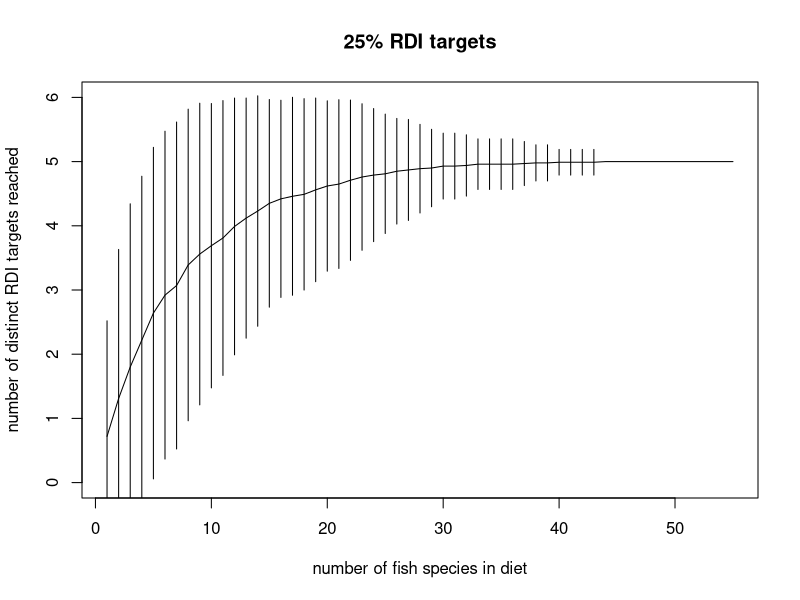
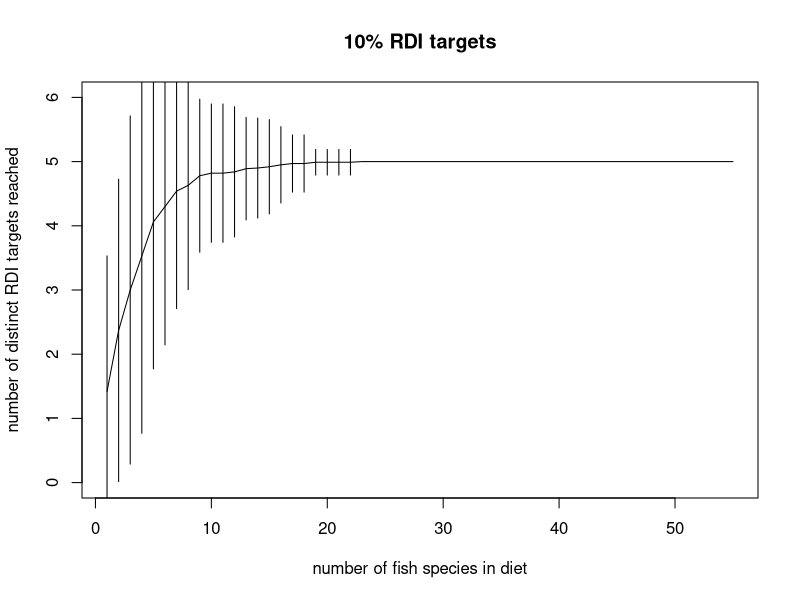
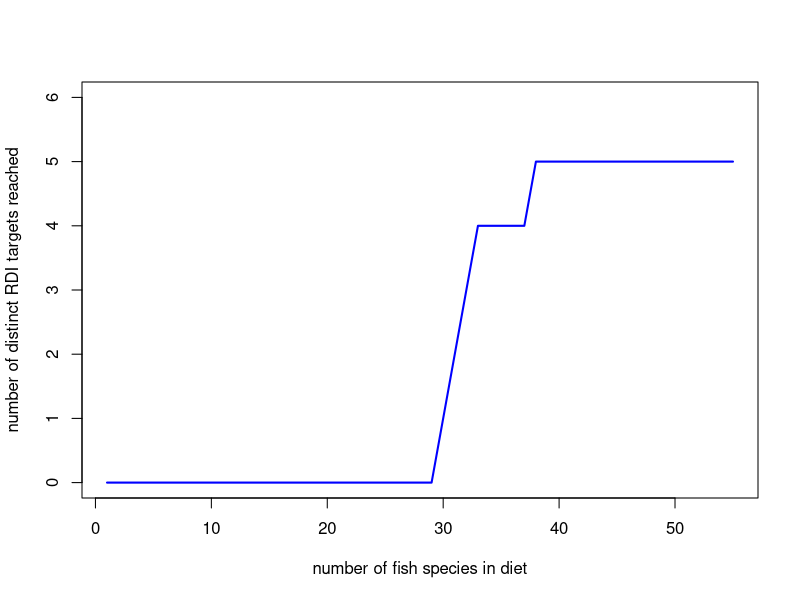
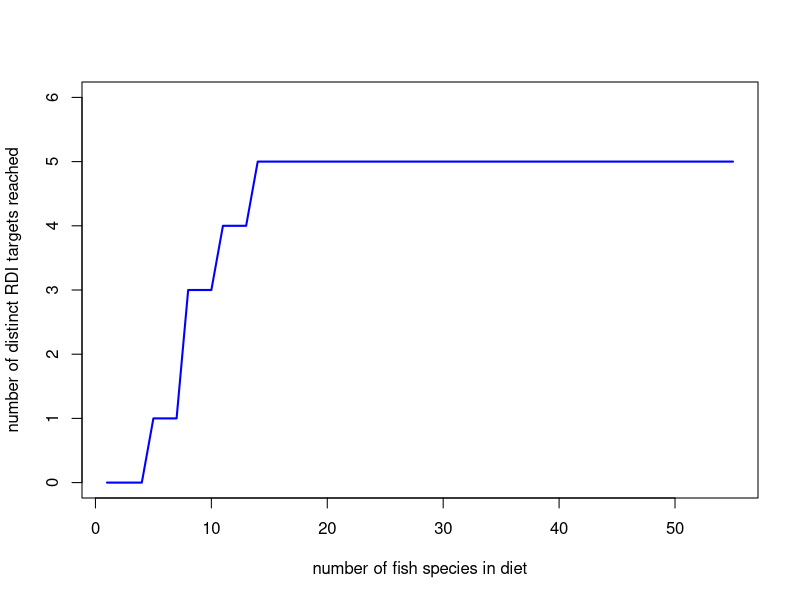
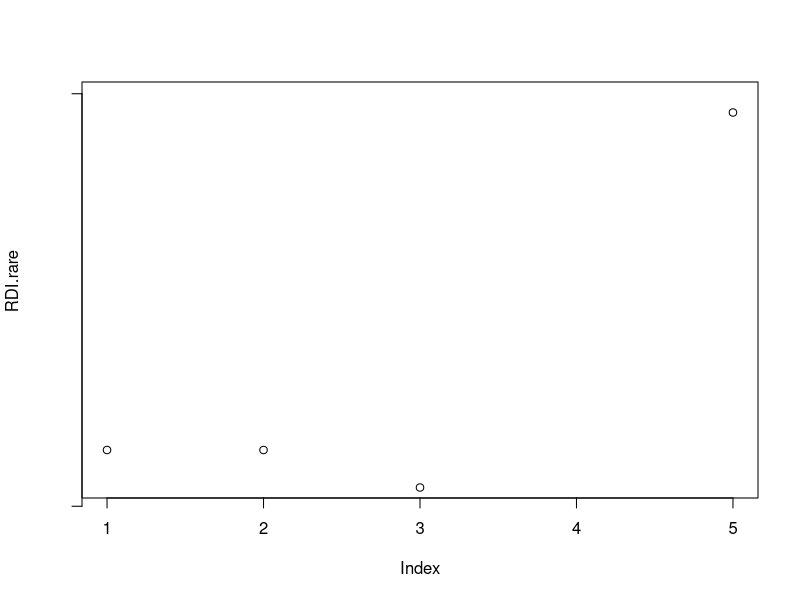

The R script that drew these images, in order:
## ---- chunk 1
###Rarefaction
suppressPackageStartupMessages(library(dplyr))
library(readr)
suppressPackageStartupMessages(library(vegan))
## ---- chunk 2
# ##### Examples from Jenna Jacob's website:
# # source("http://www.jennajacobs.org/R/rarefaction.txt")
# #Try this example dataset from Work et al (2010):
# # 1) import the emend dataset from my website
# emend<-read.csv("http://www.jennajacobs.org/R/EMEND.csv", row.names=1)
# 
# # 2) load the vegan library
# library(vegan)
# 
# # 3) The the rarefaction function
# source("C:\\Program Files\\R\\functions\\rarefaction.txt")
# #or 
# source("http://www.jennajacobs.org/R/rarefaction.txt")
# 
# # 4) Rarefy your dataset
# emend.rare<-rarefaction(emend, col=F) # I'm a big fan of B&W
# 
# 
# # 5) The rarefaction function creates 3 objects to access them type
# 
# emend.rare$richness # a matrix of the mean richness at each subsample
# emend.rare$SE  # a matrix of the iterative SE of the mean richness at each subsample
# emend.rare$subsample # the subsample sizes used to find the means
# 
# # You can then use these files to create pretty graphs in R or if you must you can export then with
# # 
# # write.csv(emend.rare$richness, file="EMENDrichness.csv")
## ---- chunk 3
ntbl <- read_csv("ntbl.csv")
## ---- chunk 4
ntbl.RDI <- ntbl %>% 
  group_by(species) %>% 
  summarise(mean.CA = mean(CA_mg, na.rm = TRUE),
            mean.EPA = mean(EPA_g, na.rm = TRUE), 
            mean.DHA = mean(DHA_g, na.rm = TRUE), 
            mean.ZN = mean(ZN_mg, na.rm = TRUE), 
            mean.FE = mean(FE_mg, na.rm = TRUE)) %>% 
  mutate(RDI.CA = ifelse(mean.CA > 250, 1, 0)) %>% 
  mutate(RDI.FE = ifelse(mean.FE > 4.5, 1, 0)) %>% 
  mutate(RDI.ZN = ifelse(mean.ZN > 2.75, 1, 0)) %>% 
  mutate(RDI.EPA = ifelse(mean.EPA > 0.25, 1, 0)) %>% 
  mutate(RDI.DHA = ifelse(mean.DHA > 0.25, 1, 0)) %>% 
  mutate(RDI.micro.tot = rowSums(.[7:11])) %>% 
  filter(!is.na(RDI.micro.tot)) %>% 
  arrange(., RDI.micro.tot) %>% 
  select(., 7:11)

ntbl.10RDI <- ntbl %>% 
  group_by(species) %>% 
  summarise(mean.CA = mean(CA_mg, na.rm = TRUE),
            mean.EPA = mean(EPA_g, na.rm = TRUE), 
            mean.DHA = mean(DHA_g, na.rm = TRUE), 
            mean.ZN = mean(ZN_mg, na.rm = TRUE), 
            mean.FE = mean(FE_mg, na.rm = TRUE)) %>% 
  mutate(RDI.CA = ifelse(mean.CA > 100, 1, 0)) %>% 
  mutate(RDI.FE = ifelse(mean.FE > 1.8, 1, 0)) %>% 
  mutate(RDI.ZN = ifelse(mean.ZN > 1.5, 1, 0)) %>% 
  mutate(RDI.EPA = ifelse(mean.EPA > 0.1, 1, 0)) %>% 
  mutate(RDI.DHA = ifelse(mean.DHA > 0.1, 1, 0)) %>% 
  mutate(RDI.micro.tot = rowSums(.[7:11])) %>% 
  filter(!is.na(RDI.micro.tot)) %>% 
  arrange(., RDI.micro.tot) %>% 
  select(., 7:11)

## ---- chunk 5
ntbl.RDI.no <- ntbl %>% 
  group_by(species) %>% 
  summarise(mean.CA = mean(CA_mg, na.rm = TRUE),
            mean.EPA = mean(EPA_g, na.rm = TRUE), 
            mean.DHA = mean(DHA_g, na.rm = TRUE), 
            mean.ZN = mean(ZN_mg, na.rm = TRUE), 
            mean.FE = mean(FE_mg, na.rm = TRUE)) %>% 
  mutate(RDI.CA = ifelse(mean.CA > 250, 1, 0)) %>% 
  mutate(RDI.FE = ifelse(mean.FE > 4.5, 1, 0)) %>% 
  mutate(RDI.ZN = ifelse(mean.ZN > 2.75, 1, 0)) %>% 
  mutate(RDI.EPA = ifelse(mean.EPA > 0.25, 1, 0)) %>% 
  mutate(RDI.DHA = ifelse(mean.DHA > 0.25, 1, 0)) %>% 
  mutate(RDI.micro.tot = rowSums(.[7:11])) %>% 
  filter(!is.na(RDI.micro.tot)) %>% 
  # arrange(., RDI.micro.tot) %>% 
  select(., 7:11)
## ---- chunk 6
spa.rand <- specaccum(ntbl.RDI, method = "random")
plot(spa.rand, ylim = c(0,6), xlab = "number of fish species in diet", ylab = "number of distinct RDI targets reached", main = "25% RDI targets")
spa.rand10 <- specaccum(ntbl.10RDI, method = "random")
plot(spa.rand10, ylim = c(0,6), xlab = "number of fish species in diet", ylab = "number of distinct RDI targets reached", main = "10% RDI targets")
## ---- chunk 7
spa.coll <- specaccum(ntbl.RDI, method = "collector")
plot(spa.coll, ci.type="poly", col="blue", lwd=2, ci.lty=0, ci.col="lightblue", ylim = c(0,6), xlab = "number of fish species in diet", ylab = "number of distinct RDI targets reached") #males a prettier plot
## ---- chunk 8
spa.coll <- specaccum(ntbl.RDI.no, method = "collector")
plot(spa.coll, ci.type="poly", col="blue", lwd=2, ci.lty=0, ci.col="lightblue", ylim = c(0,6), xlab = "number of fish species in diet", ylab = "number of distinct RDI targets reached") #males a prettier plot
## ---- chunk 9
# ### turn the RDI matrix into integer values in micrograms
# RDI.um <- RDI.mat %>% 
#   mutate_each(funs(um = .*1000)) %>% 
#   mutate_each(funs(um = as.integer(.)))
# 
# RDI.rare <- rarefaction(RDI.um)

RDI.rare <- rarefy(ntbl.RDI, 2, MARGIN = 2)
plot(RDI.rare)
